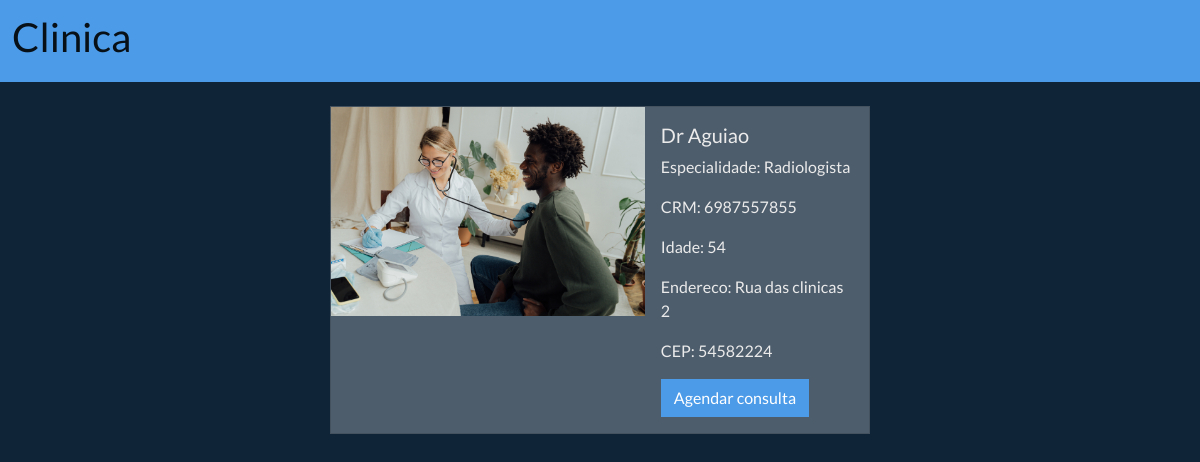
The page /home/12/ on the database its author committed.
### consulta/models.py (models this page shows, shortened)
class Medico(models.Model):
    nome_completo = models.CharField(max_length=75)
    idade = models.CharField(max_length=20)
    genero = models.CharField(max_length=20)
    crm = models.CharField(max_length=20)
    endereco = models.CharField(max_length=80)
    cep = models.CharField(max_length=30)
    publicado = models.BooleanField(default=False)
    img = models.ImageField(upload_to='home/covers/%Y/%m/%d/')
    especialidade = models.ForeignKey(
        Categoria, on_delete=models.SET_NULL, null=True
    )
    autor = models.ForeignKey(
        User, on_delete=models.SET_NULL, null=True)

class Categoria(models.Model):
    especialidade = models.CharField(max_length=75)
    def __str__(self) -> str:
        return self.especialidade

### consulta/views.py (the view)
# urls.py: path('home/<int:pk>/', views.MedicoView.as_view(), name='medico'),
class MedicoView(DetailView):
    model = Medico
    context_object_name = 'medico'
    template_name = 'consulta/pages/medico.html'
    def get_queryset(self, *args, **kwargs):
        qs = super().get_queryset(*args, **kwargs)
        qs = qs.filter(
            publicado=True,
            pk=self.kwargs.get('pk'),
        )
        return qs

### consulta/templates/consulta/pages/medico.html
{% extends 'partials/base.html' %}
{% block conteudo %}
<div class="container mt-4 mx-auto">
  <div class="card mb-4 mx-auto" style="max-width: 540px;">
    <div class="row g-0">
      <div class="col-md-7">
        <img src="{{medico.img.url}}" class="img-fluid rounded-start" alt="...">
      </div>
      <div class="col-md-5">
        <div class="card-body">
          <h5 class="card-title">{{medico.nome_completo}}</h5>
          <p class="card-text">Especialidade: {{medico.especialidade}}</p>
          <p class="card-text">CRM: {{medico.crm}}</p>
          <p class="card-text">Idade: {{medico.idade}}</p>
          <p class="card-text">Endereco: {{medico.endereco}}</p>
          <p class="card-text">CEP: {{medico.cep}}</p>
              <a href="{% url 'formu:formulario' medico.id%}" class="btn btn-primary text-decoration-none">Agendar consulta</a>
        </div>
      </div>
    </div>
  </div>
</div>
{% endblock conteudo %}

### template_global/partials/base.html (shortened to what this page needs)
<!DOCTYPE html>
<html lang="en">
{% include 'partials/_head.html' %}
<body>
    {% include 'partials/_nav.html' %}
    {% block conteudo %}
    {% endblock conteudo %}
</body>
</html>

### template_global/partials/_head.html (shortened to what this page needs)
{% load static %}
<head>
    <link href="https://cdn.jsdelivr.net/npm/bootstrap@5.1.3/dist/css/bootstrap.min.css" rel="stylesheet"
>
    <link rel="stylesheet" href="{% static 'css/bootstrap-Super-heroi.css' %}">
</head>

### template_global/partials/_nav.html (shortened to what this page needs)
<nav class="navbar navbar-expand-lg navbar-light bg-primary">
  <div class="container-fluid">
    <a class="navbar-brand" href="{% url 'clinica:home' %}"><h1>Clinica</h1></a>
  </div>
</nav>

### rows shown on the page
Medico: img (picture), nome_completo "Dr Aguiao", especialidade "Radiologista", crm "6987557855", idade "54", endereco "Rua das clinicas 2", cep "54582224"
